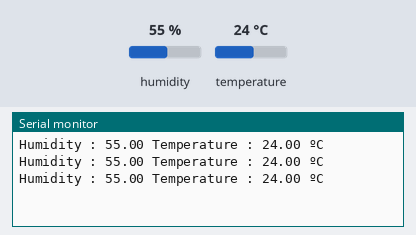
A sketch run on a simulated Arduino Uno, built with avr-gcc and run on an emulated ATmega328P. Shown: the last lines printed to the serial monitor. The inputs (shaded band) are chosen by the test bench; at power-on: humidity 55 %, temperature 24 °C.

Above: at 2.8 s.
2.9 s: humidity set to 22 %
At 5.5 s:
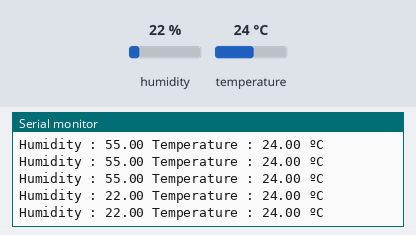
5.6 s: temperature set to 12 °C
At 6.5 s:
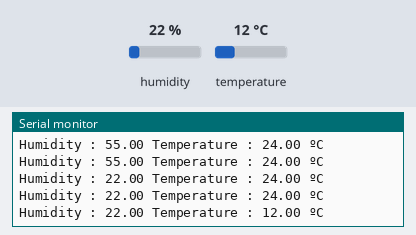
8.3 s: humidity set to 40 %
At 9.8 s:
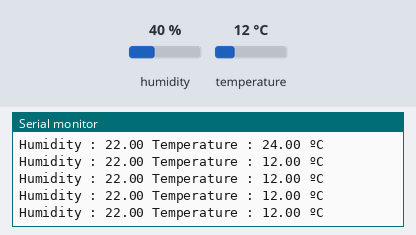
Timing chart, 0 to 11.3 s (numbered marks = the images above; inputs shaded):
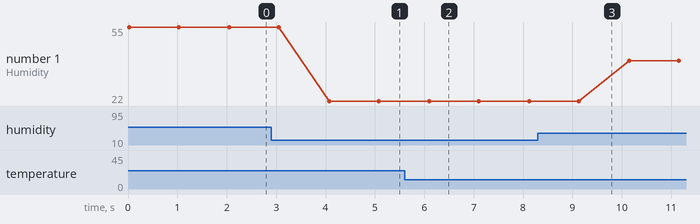

The sketch:

ESP8266_temp_humid.ino
```cpp
#include <DHT.h>
#define PIN_DHT 4

DHT DHTsensor(PIN_DHT, DHT11);

void setup() {
 DHTsensor.begin();
  Serial.begin(115200);
}

void loop() {

  float humidity = DHTsensor.readHumidity();
  float temp = DHTsensor.readTemperature();
  Serial.print("Humidity : ");
  Serial.print(humidity);
  Serial.print(" Temperature : ");
  Serial.print(temp);
  Serial.println(" ºC");
  delay(1000);
}
```

Measured:
- after the input at 2.9 s, the serial monitor: prints a new line after 1.2 s (image 1)
- after the input at 5.6 s, the serial monitor: prints a new line after 0.50 s (image 2)
- plotted number 1: 55 → 22 after the input at 2.9 s, 22 → 40 after the input at 8.3 s
